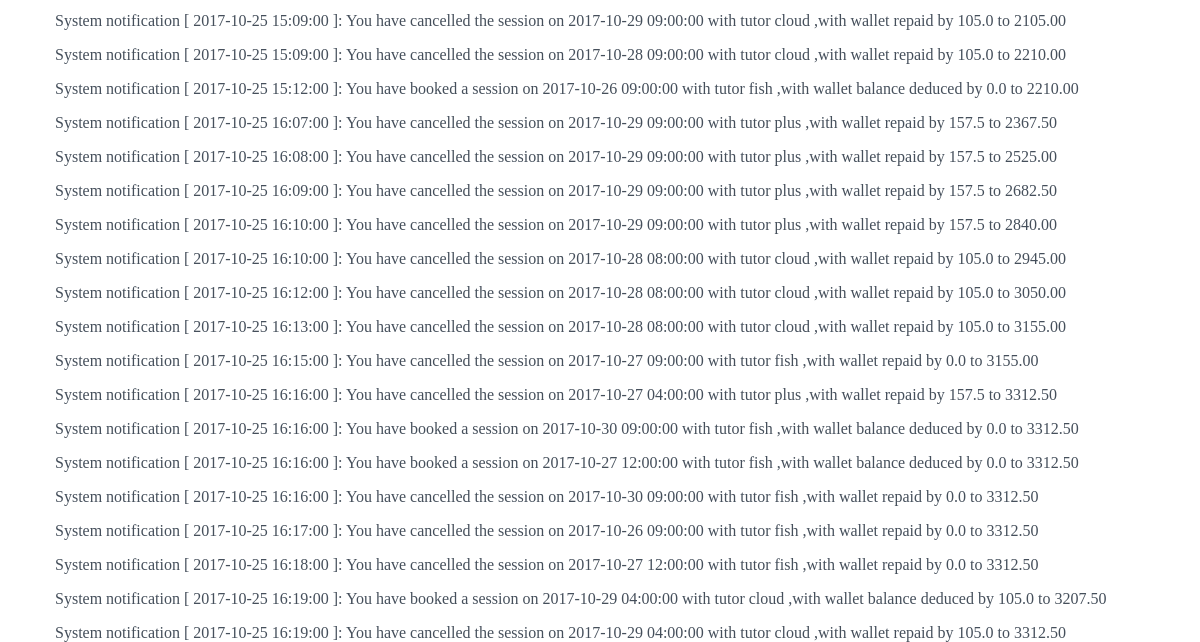
The page /Tutorial/2/message/ (lower part) on the database as committed earlier.
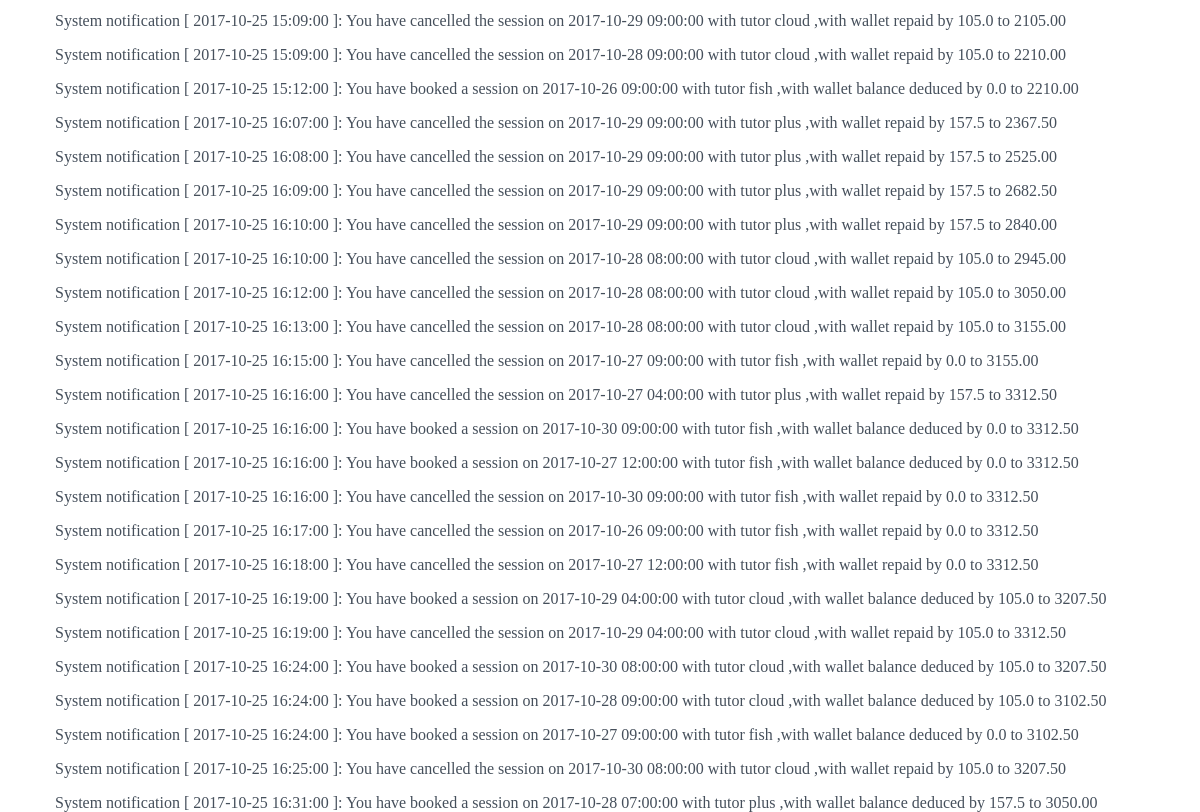
The same page on the database as committed later.
### Tutorial/models.py (models this page shows, shortened)
class Notification(models.Model):
    content = models.CharField(max_length=500)
    myuser = models.ForeignKey(MyUser, on_delete=models.CASCADE,null=True)

### Tutorial/views.py (the view)
# urls.py: url(r'^(?P<myuser_id>[0-9]+)/message/$', views.message, name='message'),
def message(request, myuser_id):
    myuser = get_object_or_404(MyUser, pk=myuser_id)
    messages = Notification.objects.filter(myuser=myuser)
    return render(request, 'message/message.html', {'user': myuser, 'messages': messages})

### Tutorial/templates/message/message.html (shortened to what this page needs)
{% extends "myaccount/myaccount.html" %}
{% block content%}
		<div id="Message" style="background-color : #F8F8FF; padding : 7px; height : 60%;">
			<ul style="  color : #454f5b; text-decoration: none;">
                {%for msg in messages%}
					<p>{{msg.content}}</p>
				{%endfor%}
			</ul>
		</div>
{% endblock %}

Rows that differ between the two databases and show on the page:
added Notification: content "System notification [ 2017-10-25 16:24:00 ]: You have booked a session on 2017-10-30 08:00:00 with tutor cloud ,with wallet balance deduced by 105.0 to 3207.50"
added Notification: content "System notification [ 2017-10-25 16:24:00 ]: You have booked a session on 2017-10-28 09:00:00 with tutor cloud ,with wallet balance deduced by 105.0 to 3102.50"
added Notification: content "System notification [ 2017-10-25 16:24:00 ]: You have booked a session on 2017-10-27 09:00:00 with tutor fish ,with wallet balance deduced by 0.0 to 3102.50"
added Notification: content "System notification [ 2017-10-25 16:25:00 ]: You have cancelled the session on 2017-10-30 08:00:00 with tutor cloud ,with wallet repaid by 105.0 to 3207.50"
added Notification: content "System notification [ 2017-10-25 16:31:00 ]: You have booked a session on 2017-10-28 07:00:00 with tutor plus ,with wallet balance deduced by 157.5 to 3050.00"
